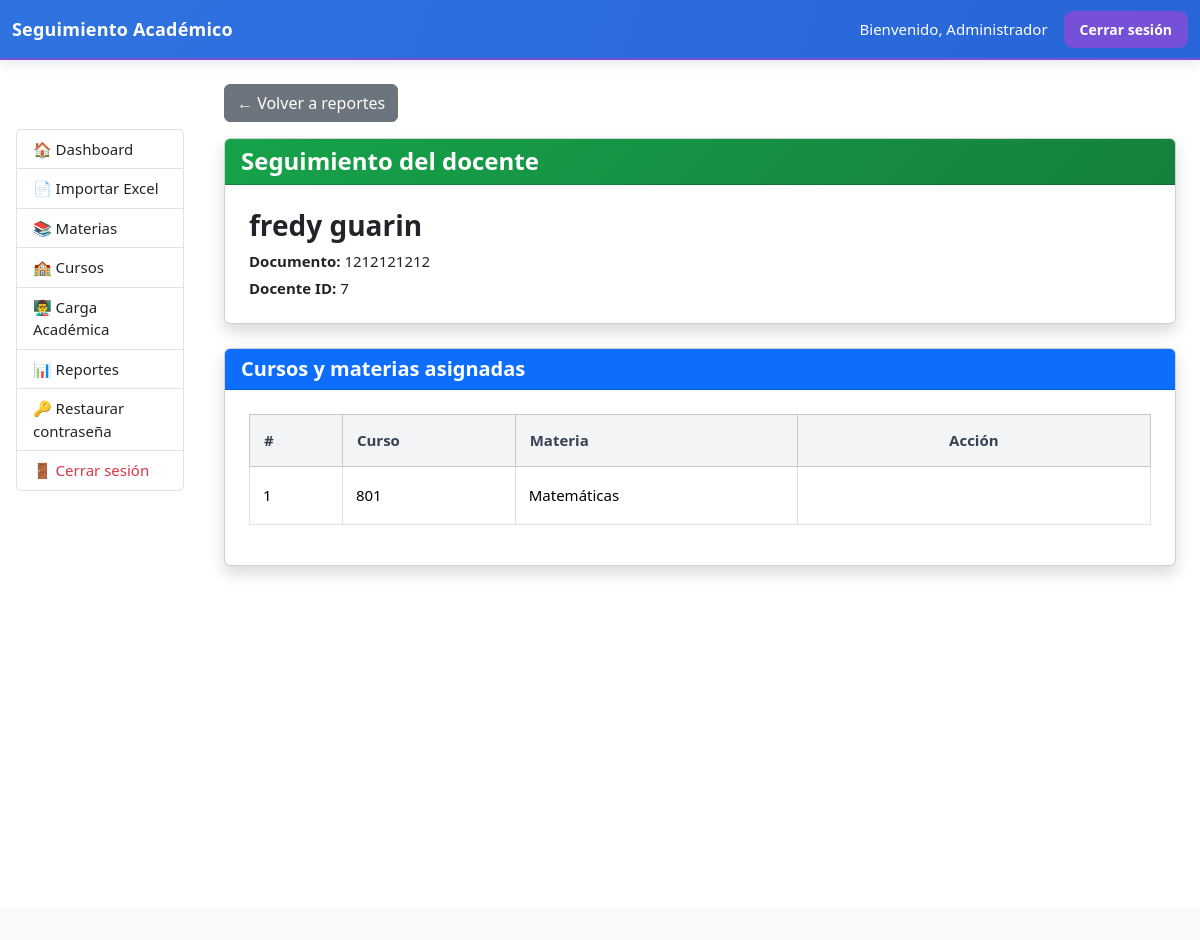
/coordinador/reportes/docente.php?id=7 (signed in), run on the app's committed database.
### tables this page shows
CREATE TABLE `docentes` (
  `id` int(11) NOT NULL,
  `usuario_id` int(11) NOT NULL,
  `estado` enum('Activo','Retirado') DEFAULT 'Activo'
);

CREATE TABLE `usuarios` (
  `id` int(11) NOT NULL,
  `documento` varchar(20) NOT NULL,
  `nombres` varchar(100) NOT NULL,
  `apellidos` varchar(100) NOT NULL,
  `correo` varchar(100) DEFAULT NULL,
  `telefono` varchar(20) DEFAULT NULL,
  `password` varchar(255) NOT NULL,
  `rol` enum('coordinador','docente','estudiante') NOT NULL,
  `cambiar_password` tinyint(1) DEFAULT 0,
  `activo` tinyint(1) DEFAULT 1,
  `fecha_registro` timestamp NOT NULL DEFAULT current_timestamp()
);

CREATE TABLE `carga_academica` (
  `id` int(11) NOT NULL,
  `docente_id` int(11) NOT NULL,
  `curso_id` int(11) NOT NULL,
  `materia_id` int(11) NOT NULL
);

CREATE TABLE `cursos` (
  `id` int(11) NOT NULL,
  `nombre` varchar(20) NOT NULL
);

CREATE TABLE `materias` (
  `id` int(11) NOT NULL,
  `nombre` varchar(100) NOT NULL
);

### coordinador/reportes/docente.php (the view, shortened to what this page needs)
<?php
require_once("../../config/config.php");
$docente_id = (int) $_GET["id"];
$sql = "
    SELECT
        d.id,
        u.nombres,
        u.apellidos,
        u.documento
    FROM docentes d
    INNER JOIN usuarios u
        ON d.usuario_id = u.id
    WHERE d.id = ?
    LIMIT 1
";
$stmt = $conexion->prepare($sql);
$stmt->bind_param("i", $docente_id);
$stmt->execute();
$resultado = $stmt->get_result();
$docente = $resultado->fetch_assoc();
$sql = "
    SELECT
        ca.id AS carga_id,
        c.id AS curso_id,
        c.nombre AS curso,
        m.id AS materia_id,
        m.nombre AS materia
    FROM carga_academica ca
    INNER JOIN cursos c
        ON ca.curso_id = c.id
    INNER JOIN materias m
        ON ca.materia_id = m.id
    WHERE ca.docente_id = ?
    ORDER BY
        c.nombre ASC,
        m.nombre ASC
";
$stmt = $conexion->prepare($sql);
$stmt->bind_param("i", $docente_id);
$stmt->execute();
$cargas = $stmt->get_result();
include("../../includes/header.php");
include("../../includes/navbar.php");
?>
<div class="container-fluid">
    <div class="row">
        <div class="col-md-2 p-0">
            <?php
            include("../../includes/sidebar.php");
            ?>
        </div>
        <div class="col-md-10">
            <div class="container mt-4">
                <div class="mb-3">
                    <a
                        href="index.php"
                        class="btn btn-secondary"
                    >
                        ← Volver a reportes
                    </a>
                </div>
                <div class="card shadow mb-4">
                    <div class="card-header bg-success text-white">
                        <h4 class="mb-0">
                            Seguimiento del docente
                        </h4>
                    </div>
                    <div class="card-body">
                        <h3>
                            <?= htmlspecialchars(
                                $docente["nombres"]
                                . " "
                                . $docente["apellidos"]
                            ) ?>
                        </h3>
                        <p class="mb-1">
                            <strong>
                                Documento:
                            </strong>
                            <?= htmlspecialchars(
                                $docente["documento"]
                            ) ?>
                        </p>
                        <p class="mb-0">
                            <strong>
                                Docente ID:
                            </strong>
                            <?= $docente["id"] ?>
                        </p>
                    </div>
                </div>
                <div class="card shadow">
                    <div class="card-header bg-primary text-white">
                        <h5 class="mb-0">
                            Cursos y materias asignadas
                        </h5>
                    </div>
                    <div class="card-body">
                        <?php if (
                            $cargas->num_rows > 0
                        ): ?>
                            <div class="table-responsive">
                                <table
                                    class="table table-bordered
                                    table-hover align-middle"
                                >
                                    <thead class="table-light">
                                        <tr>
                                            <th>
                                                #
                                            </th>
                                            <th>
                                                Curso
                                            </th>
                                            <th>
                                                Materia
                                            </th>
                                            <th class="text-center">
                                                Acción
                                            </th>
                                        </tr>
                                    </thead>
                                    <tbody>
                                    <?php
                                    $contador = 1;
                                    while (
                                        $fila =
                                        $cargas->fetch_assoc()
                                    ):
                                    ?>
                                        <tr>
                                            <td>
                                                <?= $contador++ ?>
                                            </td>
                                            <td>
                                                <?= htmlspecialchars(
                                                    $fila["curso"]
                                                ) ?>
                                            </td>
                                            <td>
                                                <?= htmlspecialchars(
                                                    $fila["materia"]
                                                ) ?>
                                            </td>
                                            <td class="text-center">
                                                <a
                                                    href="estudiantes.php?id=<?= (int) $fila["carga_id"] ?>"
                                                    class="btn btn-primary btn-sm"
                                                >
                                                </a>
                                            </td>
                                        </tr>
                                    <?php endwhile; ?>
                                    </tbody>
                                </table>
                            </div>
                        <?php endif; ?>
                    </div>
                </div>
            </div>
        </div>
    </div>
</div>
<?php
include("../../includes/footer.php");
?>

### assets/style.css (style rules this page uses)
html { scroll-behavior: smooth; }
body { margin: 0; padding: 0; background: var(--bg); color: var(--text); font-family: "Segoe UI", Arial, sans-serif; font-size: 15px; }
.container { max-width: 1400px; }
h1, h2, h3, h4, h5 { font-weight: 700; }
.card-body { padding: 24px; }
.bg-success { background: linear-gradient(135deg, #16a34a, #15803d) !important; }
.btn-primary { background: var(--primary); border-color: var(--primary); }
.table thead th { background: #f3f4f6; color: #374151; font-weight: 700; border-bottom: 2px solid var(--border); padding: 14px; }
.table tbody td { padding: 13px; vertical-align: middle; }
.table tbody tr { transition: background 0.15s ease; }

### data on the page
docentes: usuario.apellidos "fredy guarin", usuario.documento "1212121212", id "7"
carga_academica: curso.nombre "801", materia.nombre "Matemáticas"

### other printed values
$nombre "Administrador"
